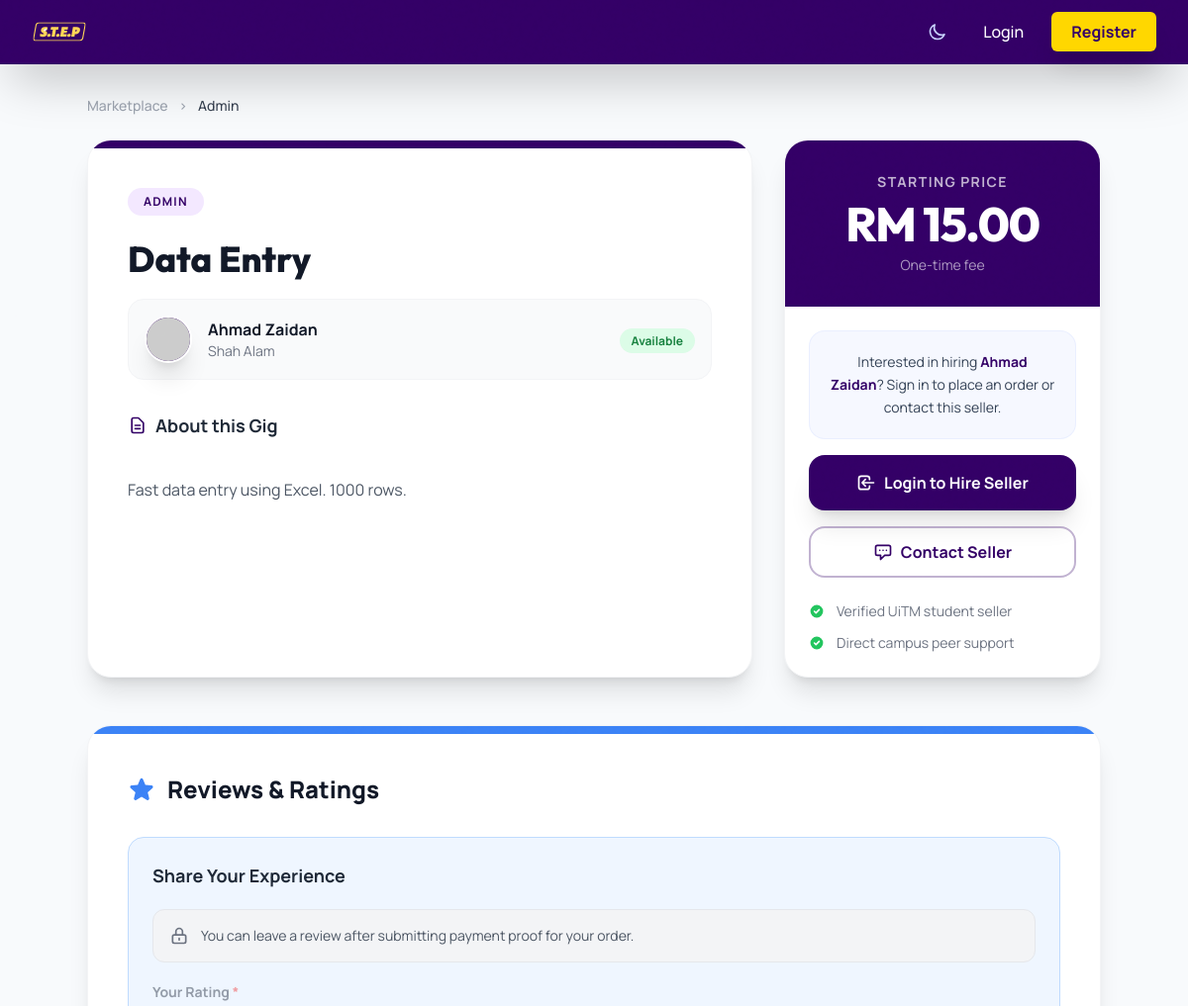
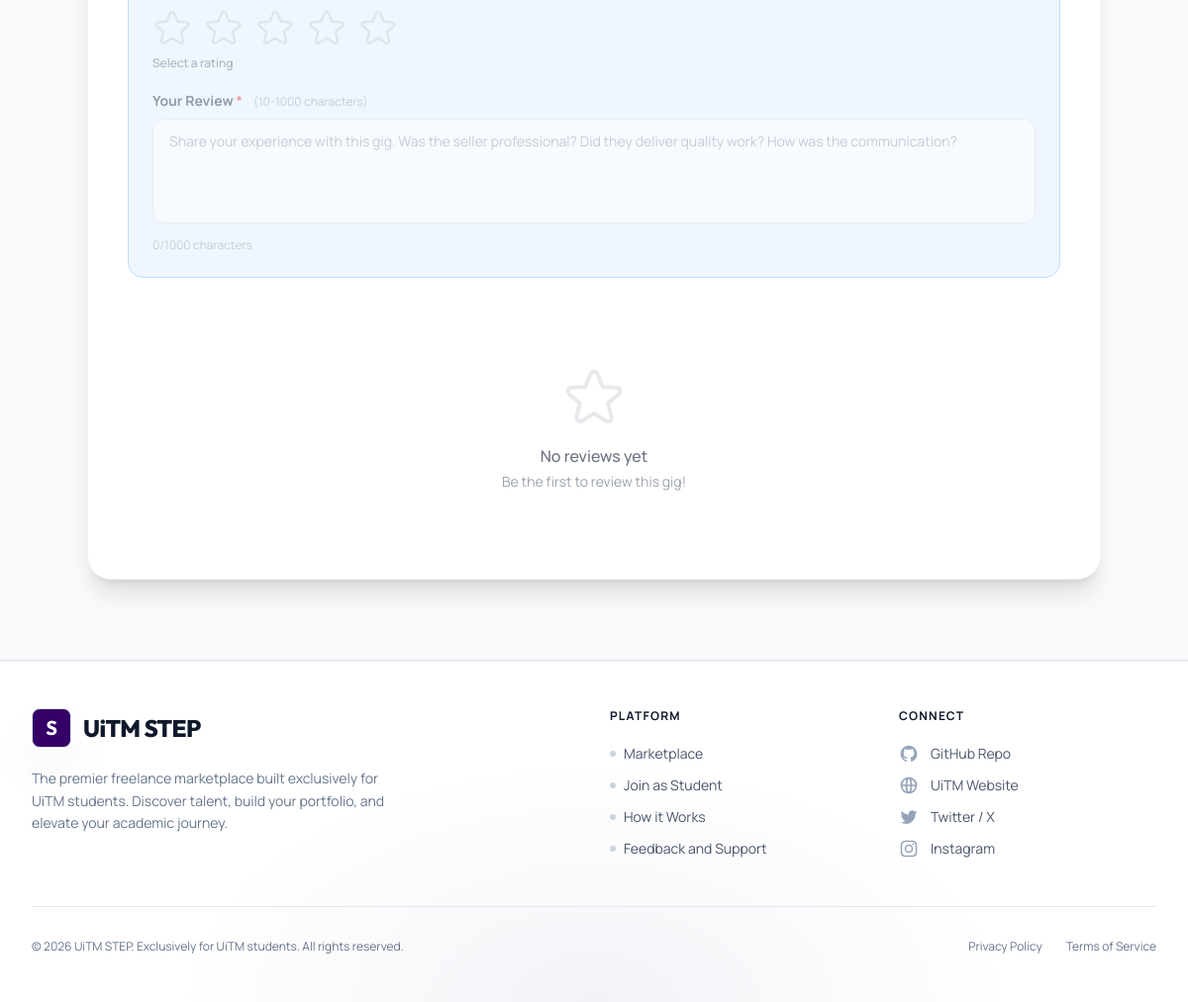
Page /gigs/details?id=4 on the committed database (2 pictures, top to bottom).
### tables this page shows
CREATE TABLE IF NOT EXISTS gigs (
    gig_id INT AUTO_INCREMENT PRIMARY KEY,
    seller_id INT NOT NULL,
    title VARCHAR(255) NOT NULL,
    description TEXT NOT NULL,
    price DECIMAL(10,2) NOT NULL,
    category VARCHAR(100) NOT NULL,
    status ENUM('active', 'inactive') DEFAULT 'active',
    image_url VARCHAR(255) DEFAULT NULL,
    youtube_url VARCHAR(255) DEFAULT NULL,
    created_at TIMESTAMP DEFAULT CURRENT_TIMESTAMP,
    FOREIGN KEY (seller_id) REFERENCES users(user_id) ON DELETE CASCADE
);

CREATE TABLE IF NOT EXISTS users (
    user_id INT AUTO_INCREMENT PRIMARY KEY,
    student_id VARCHAR(20) UNIQUE NOT NULL,
    name VARCHAR(100) NOT NULL,
    email VARCHAR(100) UNIQUE NOT NULL,
    password VARCHAR(255) NOT NULL,
    campus VARCHAR(100) NOT NULL,
    role ENUM('student', 'admin', 'banned') DEFAULT 'student',
    profile_picture VARCHAR(255) DEFAULT NULL,
    bio TEXT DEFAULT NULL,
    is_verified TINYINT(1) DEFAULT 0,
    otp_code VARCHAR(10) DEFAULT NULL,
    created_at TIMESTAMP DEFAULT CURRENT_TIMESTAMP
);

### gigs/details.php (the view, shortened to what the rows shown need)
<?php
require_once '../includes/functions.php';
require_once '../includes/db.php';
$gig_id = isset($_GET['id']) ? (int)$_GET['id'] : 0;
$stmt = $pdo->prepare("
    SELECT g.*, u.name as seller_name, u.campus, u.profile_picture
    FROM gigs g
    JOIN users u ON g.seller_id = u.user_id
    WHERE g.gig_id = ?
");
$stmt->execute([$gig_id]);
$gig = $stmt->fetch();
require_once '../includes/header.php';
?>
<div class="max-w-5xl mx-auto animate-fade-in-up">
    <nav class="mb-6 text-sm text-gray-400 dark:text-slate-500 font-medium transition-colors duration-300">
        <a href="<?php echo ROOT_URL; ?>marketplace" class="hover:text-uitmPurple dark:hover:text-purple-400 transition-colors">Marketplace</a>
        <span class="mx-2">›</span>
        <span class="text-gray-700 dark:text-slate-300"><?php echo escape($gig['category']); ?></span>
    </nav>
    <div class="flex flex-col lg:flex-row gap-8">
        <div class="flex-grow bg-white dark:bg-slate-900 rounded-3xl shadow-xl border border-gray-100 dark:border-slate-800 overflow-hidden transition-colors duration-300">
            <div class="p-8 md:p-10">
                <span class="inline-block bg-purple-100 dark:bg-purple-900/30 text-uitmPurple dark:text-purple-300 px-4 py-1.5 rounded-full text-xs font-bold uppercase tracking-widest mb-6 transition-colors duration-300">
                    <?php echo escape($gig['category']); ?>
                </span>
                <h1 class="text-3xl md:text-4xl font-extrabold text-gray-900 dark:text-white mb-5 leading-tight font-serif transition-colors duration-300"><?php echo escape($gig['title']); ?></h1>
                <div class="flex items-center gap-4 mb-8 p-4 bg-gray-50 dark:bg-slate-800/50 rounded-2xl border border-gray-100 dark:border-slate-700 transition-colors duration-300">
                    <div class="w-12 h-12 rounded-full bg-uitmPurple flex items-center justify-center text-white font-extrabold text-lg flex-shrink-0 overflow-hidden border-2 border-white shadow-xl">
                    </div>
                    <div>
                        <p class="font-bold text-gray-900 dark:text-white transition-colors duration-300"><?php echo escape($gig['seller_name']); ?></p>
                        <p class="text-sm text-gray-500 dark:text-slate-400 transition-colors duration-300"><?php echo escape(str_replace(['UiTM Kampus ', 'UiTM '], '', $gig['campus'])); ?></p>
                    </div>
                    <div class="ml-auto">
                    </div>
                </div>
                <h2 class="text-lg font-bold text-gray-800 dark:text-slate-200 mb-3 flex items-center gap-2 transition-colors duration-300">
                    <svg class="w-5 h-5 text-uitmPurple dark:text-purple-400" fill="none" stroke="currentColor" viewBox="0 0 24 24"><path stroke-linecap="round" stroke-linejoin="round" stroke-width="2" d="M9 12h6m-6 4h6m2 5H7a2 2 0 01-2-2V5a2 2 0 012-2h5.586a1 1 0 01.707.293l5.414 5.414a1 1 0 01.293.707V19a2 2 0 01-2 2z"></path></svg>
                    About this Gig
                </h2>
                <p class="text-gray-600 dark:text-slate-400 whitespace-pre-line leading-relaxed text-base transition-colors duration-300">
                    <?php echo escape($gig['description']); ?>
                </p>
            </div>
        </div>
        <div class="lg:w-80 xl:w-96 flex-shrink-0">
            <div class="bg-white dark:bg-slate-900 rounded-3xl shadow-xl border border-gray-100 dark:border-slate-800 overflow-hidden sticky top-24 transition-colors duration-300">
                <div class="bg-uitmPurple p-8 text-center text-white">
                    <div class="text-sm uppercase tracking-widest text-white/70 font-bold mb-2">Starting Price</div>
                    <div class="text-5xl font-extrabold tracking-tight font-serif">RM <?php echo number_format($gig['price'], 2); ?></div>
                    <div class="text-white/60 text-sm mt-2">One-time fee</div>
                </div>
                <div class="p-6">
                    <?php if (!isset($_SESSION['user_id'])): ?>
                        <div class="space-y-4">
                            <div class="bg-indigo-50/50 dark:bg-slate-800/80 border border-indigo-100/50 dark:border-slate-700/80 text-slate-700 dark:text-slate-300 p-5 rounded-2xl text-center text-sm leading-relaxed mb-4 transition-colors duration-300">
                                Interested in hiring <span class="font-bold text-uitmPurple dark:text-purple-300"><?php echo escape($gig['seller_name']); ?></span>? Sign in to place an order or contact this seller.
                            </div>
                            <a href="<?php echo ROOT_URL; ?>login?redirect=gigs/details?id=<?php echo $gig_id; ?>" class="w-full bg-uitmPurple text-white font-bold py-4 px-6 rounded-2xl shadow-xl hover:bg-purple-900 transition-all duration-300 text-base flex items-center justify-center gap-2">
                                <svg class="w-5 h-5" fill="none" stroke="currentColor" viewBox="0 0 24 24"><path stroke-linecap="round" stroke-linejoin="round" stroke-width="2" d="M11 16l-4-4m0 0l4-4m-4 4h14m-5 4v1a3 3 0 01-3 3H6a3 3 0 01-3-3V7a3 3 0 013-3h7a3 3 0 013 3v1"></path></svg>
                                Login to Hire Seller
                            </a>
                            <a href="<?php echo ROOT_URL; ?>login?redirect=gigs/details?id=<?php echo $gig_id; ?>" class="w-full border-2 border-uitmPurple/30 dark:border-purple-500/30 text-uitmPurple dark:text-purple-400 hover:bg-purple-50 dark:hover:bg-purple-900/20 font-bold py-3 px-6 rounded-2xl transition-all duration-300 flex items-center justify-center gap-2">
                                <svg class="w-5 h-5" fill="none" stroke="currentColor" viewBox="0 0 24 24"><path stroke-linecap="round" stroke-linejoin="round" stroke-width="2" d="M8 10h.01M12 10h.01M16 10h.01M9 16H5a2 2 0 01-2-2V6a2 2 0 012-2h14a2 2 0 012 2v8a2 2 0 01-2 2h-5l-5 5v-5z"></path></svg>
                                Contact Seller
                            </a>
                        </div>
                    <?php endif; ?>
                </div>
            </div>
        </div>
    </div>
</div>
<div class="max-w-5xl mx-auto mt-12 mb-12 animate-fade-in-up">
    <div class="bg-white dark:bg-slate-900 rounded-3xl shadow-xl border border-gray-100 dark:border-slate-800 overflow-hidden transition-colors duration-300">
        <div class="p-8 md:p-10">
            <h2 class="text-2xl font-extrabold text-gray-900 dark:text-white mb-8 flex items-center gap-3 transition-colors duration-300">
                Reviews & Ratings
            </h2>
        </div>
    </div>
</div>
<?php require_once '../includes/footer.php'; ?>

### rows in the picture
gigs: category "Admin", category "ADMIN", title "Data Entry", seller.name "Ahmad Zaidan", seller.campus "Shah Alam", description "Fast data entry using Excel. 1000 rows.", price "15.00"
